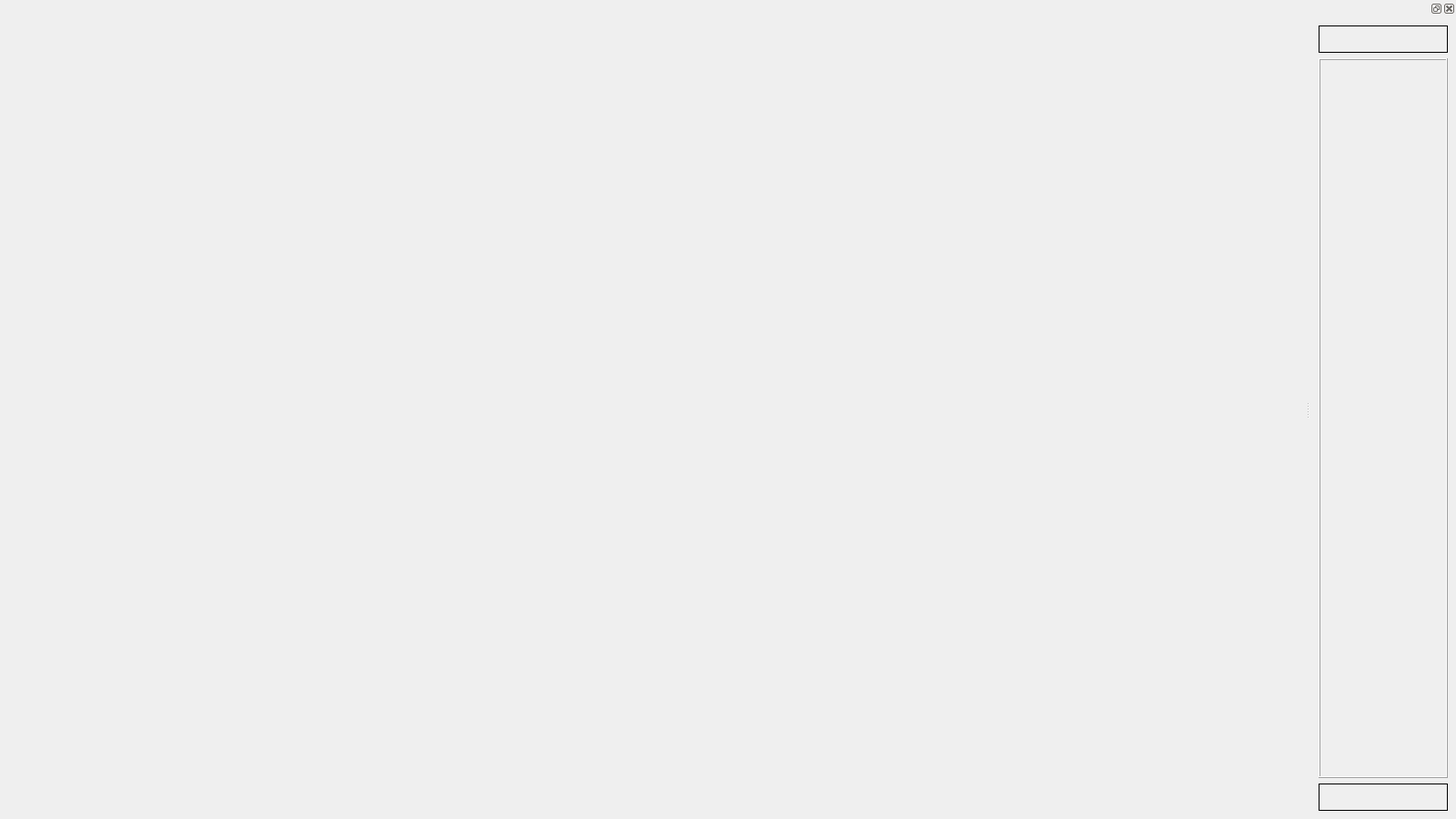
<?xml version="1.0" encoding="UTF-8"?>
<ui version="4.0">
 <class>HEAP</class>
 <widget class="QMainWindow" name="HEAP">
  <property name="geometry">
   <rect>
    <x>0</x>
    <y>0</y>
    <width>1600</width>
    <height>900</height>
   </rect>
  </property>
  <property name="windowTitle">
   <string>MainWindow</string>
  </property>
  <widget class="QWidget" name="centralwidget">
   <layout class="QHBoxLayout" name="horizontalLayout">
    <item>
     <widget class="QWidget" name="showwidget" native="true"/>
    </item>
   </layout>
  </widget>
  <widget class="QMenuBar" name="menubar">
   <property name="geometry">
    <rect>
     <x>0</x>
     <y>0</y>
     <width>1600</width>
     <height>26</height>
    </rect>
   </property>
  </widget>
  <widget class="QDockWidget" name="dockwidget">
   <property name="minimumSize">
    <size>
     <width>160</width>
     <height>132</height>
    </size>
   </property>
   <property name="maximumSize">
    <size>
     <width>400</width>
     <height>524287</height>
    </size>
   </property>
   <attribute name="dockWidgetArea">
    <number>2</number>
   </attribute>
   <widget class="QWidget" name="dockWidgetContents">
    <layout class="QVBoxLayout" name="verticalLayout">
     <item>
      <widget class="QLabel" name="outputlab">
       <property name="minimumSize">
        <size>
         <width>0</width>
         <height>30</height>
        </size>
       </property>
       <property name="maximumSize">
        <size>
         <width>16777215</width>
         <height>30</height>
        </size>
       </property>
       <property name="frameShape">
        <enum>QFrame::Box</enum>
       </property>
       <property name="text">
        <string/>
       </property>
      </widget>
     </item>
     <item>
      <widget class="QFrame" name="codewidget">
       <property name="frameShape">
        <enum>QFrame::Box</enum>
       </property>
       <property name="frameShadow">
        <enum>QFrame::Raised</enum>
       </property>
      </widget>
     </item>
     <item>
      <widget class="QLabel" name="statuslab">
       <property name="minimumSize">
        <size>
         <width>0</width>
         <height>30</height>
        </size>
       </property>
       <property name="maximumSize">
        <size>
         <width>16777215</width>
         <height>30</height>
        </size>
       </property>
       <property name="frameShape">
        <enum>QFrame::Box</enum>
       </property>
       <property name="text">
        <string/>
       </property>
      </widget>
     </item>
    </layout>
   </widget>
  </widget>
 </widget>
 <resources/>
 <connections/>
</ui>
